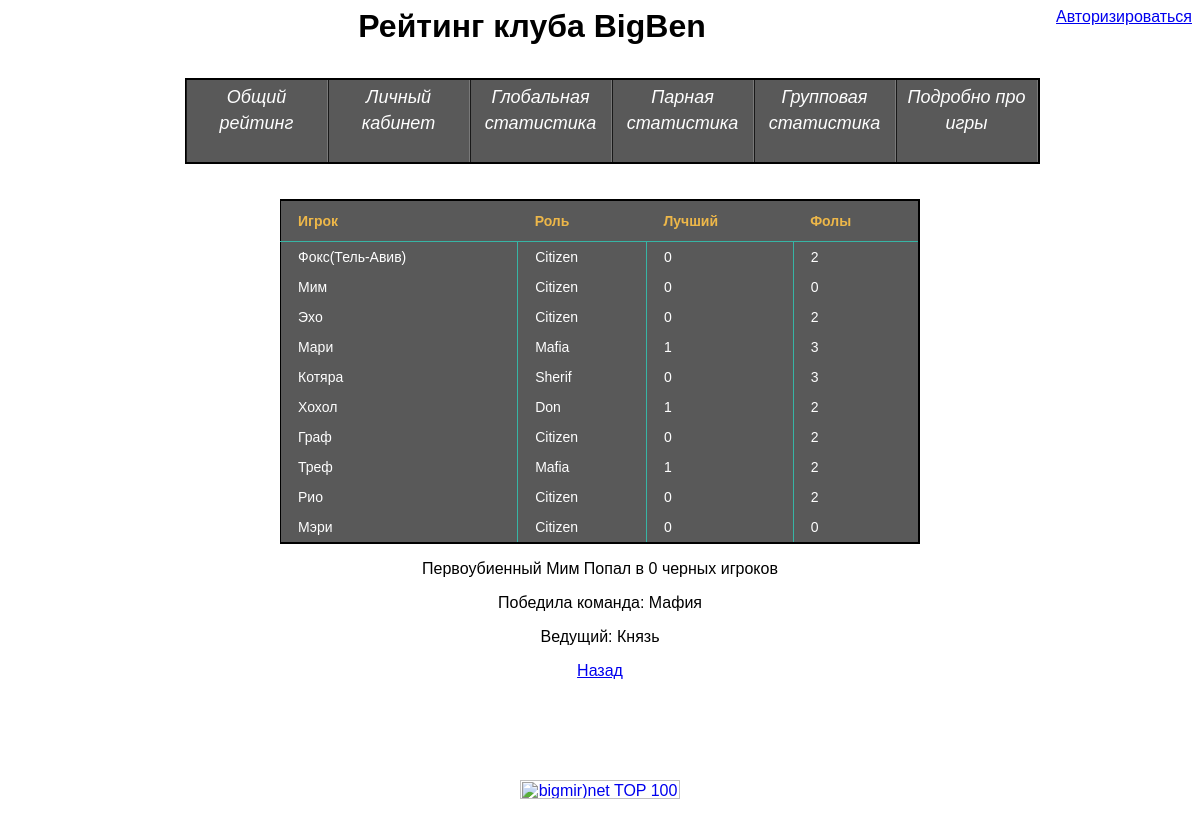
Page /?action=showGame&GameId=395 on the committed database.
### tables this page shows
CREATE TABLE IF NOT EXISTS `PlayerGame` (
  `Player` varchar(100) NOT NULL,
  `Game` int(11) NOT NULL,
  `Role` varchar(7) NOT NULL,
  `BestPlayer` tinyint(1) NOT NULL DEFAULT '0',
  `Warnings` int(11) NOT NULL DEFAULT '0',
  `WasShotFirst` tinyint(1) NOT NULL DEFAULT '0',
  `BestMove` int(11) NOT NULL DEFAULT '0',
  `Won` tinyint(1) NOT NULL DEFAULT '0',
  `Place` int(11) NOT NULL DEFAULT '0',
  PRIMARY KEY (`Player`,`Game`),
  KEY `RoleId` (`Role`),
  KEY `Game` (`Game`)
);

CREATE TABLE IF NOT EXISTS `Games` (
  `GameId` int(11) NOT NULL AUTO_INCREMENT,
  `RoomId` int(11) NOT NULL DEFAULT '1',
  `Master` varchar(100) NOT NULL,
  `CityVictory` int(11) NOT NULL DEFAULT '1',
  `date` date NOT NULL,
  PRIMARY KEY (`GameId`),
  KEY `Master` (`Master`)
);

### System.inc (called while the page is built, shortened)
<?php
require("Game.inc");
class System
{
	public function showGame()
	{
		$gameId = (int)$_GET['GameId'];
		$game = new Game($gameId);
		$game->show();
	}
}
?>

### DBManager.inc (called while the page is built, shortened)
<?php
require("DataSet.inc");
class DBManager
{
	private static $instance;
	private $DBH;
	public static function getInstance()
	{
		if(is_null(self::$instance))
		{
			self::$instance = new self();
		}
	return self::$instance;
}
public function connect($host,$dbname,$user,$password)
{
	try
	{
		$this->DBH = new PDO("mysql:host=$host;dbname=$dbname;", $user, $password, array(PDO::MYSQL_ATTR_INIT_COMMAND => "SET NAMES utf8"));
		$this->DBH->exec('SET NAMES utf8');
	}
	catch(PDOException $e)
	{
		WriteError($e->getMessage());
		die();
	}
}
public function SQL($query, $params = null)
{
	try
	{
		if(!is_null($params))
		{
			$STH = $this->DBH->prepare($query);
			$STH->execute($params);
			return new DataSet($STH);
		}
		else
		{
			$STH = $this->DBH->query($query);
			return new DataSet($STH);
		}
	}
	catch(PDOException $e)
	{
		WriteError($e->getMessge());
	}
}
}
function SQL($query, $params = null)
{
	return DBManager::getInstance()->SQL($query, $params);
}
?>

### DataSet.inc (called while the page is built, shortened)
<?php
class DataSet
{
public function __construct($ST)
{
	$this->STH = $ST;
	$this->STH->setFetchMode(PDO::FETCH_ASSOC);
	$this->arr = $this->STH->FetchAll();
}
}
?>

### Game.inc (the view, shortened to what this page needs)
<?php
class Game
{
	public $date;
	public $status;
	public $players;
	public function __construct($par)
	{
		if (is_array($par))
			$this->initByPostArray($par);
		else
			$this->initByGameId($par);
	}
	private function initByGameId($GameId)
	{
		$game = SQL("Select RoomId, Master, date, CityVictory as Status from Games where GameId=?", array($GameId))->getAll();
		if (count($game) == 1)
		{
			$this->date = $game[0]['date'];
			$this->master = $game[0]['Master'];
			$this->status = $game[0]['Status'];
			$res = SQL("Select `Player`, `Game`, `Role`, `BestPlayer`, `Warnings`, `WasShotFirst`, `BestMove`, `Won`, `Place` from `PlayerGame` WHERE Game = ? order by Place ASC", array($GameId))->getAll();
			foreach($res as $p)
			{
				$this->players[$p['Player']] = array('Role'=>$p["Role"], 'WasShotFirst'=>$p["WasShotFirst"], 'BestMove'=> $p["BestMove"], 'BestPlayer'=> $p["BestPlayer"], 'Won' => $p["Won"], 'Warnings' => $p["Warnings"], 'Place' => $p['Place']);
			}
		}
	}
	public function show()
	{
		echo '<body><table class="table_dark">';
		echo "<tr><th>Игрок</th><th>Роль</th><th>Лучший</th><th>Фолы</th></tr>";
		foreach ($this->players as $name =>$player)
		{
			echo "<tr><td>$name</td><td>".$player['Role']."</td><td>".$player['BestPlayer']."</td><td>".$player['Warnings']."</td></tr>";
			if ($player['WasShotFirst'])
			{
				$firstBlood['Name'] =$name;
				$firstBlood['BestMove'] =$player['BestMove'];
			}
		}
		echo '</table><div id="feed">';
		if ($this->status == -1)
			$victoryTeam = "Мафия";
		if (isset($firstBlood))
			echo "<p>Первоубиенный ".$firstBlood['Name']." Попал в ".$firstBlood['BestMove']." черных игроков</p>";
		echo "<p>Победила команда: $victoryTeam</p>";
		echo "<p>Ведущий: ".$this->master."</p>";
		echo "<p><a href='?action=showGames&date=".$this->date."'>Назад</a></p>";
		echo "</body>";
	}
}
?>

### templates/bigbenrating.css (style rules this page uses)
* { font-family: Arial, Helvetica, sans-serif }
.table_dark { border:2px solid #000000; border-left: 1px solid #000000; font-family: "Lucida Sans Unicode", "Lucida Grande", Sans-Serif; font-size: 14px; width: 640px; text-align: left; border-collapse: collapse; color: #fefefe; background-color: #595959; margin: 10px auto; }
table { margin: 0 auto; }
.table_dark th { color: #EDB749; border-bottom: 1px solid #37B5A5; padding: 12px 17px; }
.table_dark td { color: #ffddbb border-bottom: 1px solid #37B5A5; border-right:1px solid #37B5A5; padding: 7px 17px; }
.table_dark tr:last-child td { border-bottom: none; }
.table_dark td:last-child { border-right: none; }
#feed { margin: 0 auto; text-align:center; }

### rows in the picture
playergame: name "Эхо", Role "Citizen", BestPlayer "0", Warnings "2"
playergame: name "Мари", Role "Mafia", BestPlayer "1", Warnings "3"
playergame: name "Котяра", Role "Sherif", BestPlayer "0", Warnings "3"
playergame: name "Хохол", Role "Don", BestPlayer "1", Warnings "2"
playergame: name "Граф", Role "Citizen", BestPlayer "0", Warnings "2"
playergame: name "Треф", Role "Mafia", BestPlayer "1", Warnings "2"
playergame: name "Рио", Role "Citizen", BestPlayer "0", Warnings "2"
playergame: name "Мэри", Role "Citizen", BestPlayer "0", Warnings "0"
playergame: Player "Мим", BestMove "0"
games: CityVictory "Мафия", Master "Князь"

### other values in the picture
$name "Фокс(Тель-Авив)"
$player['Role'] "Citizen"
$player['BestPlayer'] "0"
$player['Warnings'] "2"
$name "Мим"
$player['Warnings'] "0"
